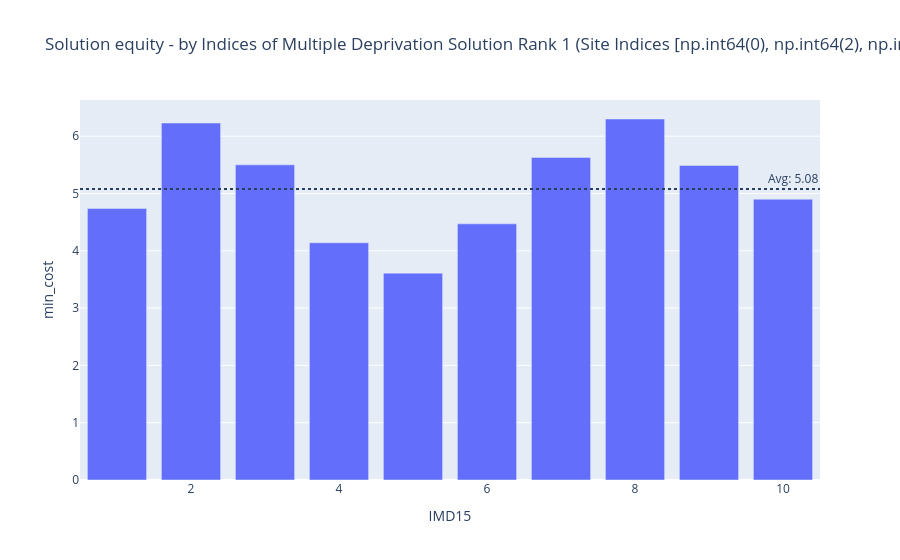

Write notebook code for a chart like this one.
### Code cell
solutions.check_solution_equity(return_plot=True)

### Figure 1 — Plotly figure (JSON) as saved in the notebook; plotly's stock layout.template omitted (floating-point values rounded to 4 significant figures)
{"data": [{"hovertemplate": "IMD15=%{x}<br>min_cost=%{y}<extra></extra>", "legendgroup": "", "marker": {"color": "#636efa", "pattern": {"shape": ""}}, "name": "", "orientation": "v", "showlegend": false, "textposition": "auto", "type": "bar", "x": [1, 2, 3, 4, 5, 6, 7, 8, 9, 10], "xaxis": "x", "y": [4.74, 6.23, 5.5, 4.14, 3.61, 4.47, 5.63, 6.3, 5.49, 4.9], "yaxis": "y"}], "layout": {"annotations": [{"showarrow": false, "text": "Avg: 5.08", "x": 1, "xanchor": "right", "xref": "x domain", "y": 5.08, "yanchor": "bottom", "yref": "y"}], "barmode": "relative", "legend": {"tracegroupgap": 0}, "shapes": [{"line": {"dash": "dot"}, "type": "line", "x0": 0, "x1": 1, "xref": "x domain", "y0": 5.08, "y1": 5.08, "yref": "y"}], "title": {"text": "Solution equity - by Indices of Multiple Deprivation\nSolution Rank 1 (Site Indices [np.int64(0), np.int64(2), np.int64(3), np.int64(4)]) "}, "xaxis": {"anchor": "y", "domain": [0, 1], "title": {"text": "IMD15"}}, "yaxis": {"anchor": "x", "domain": [0, 1], "title": {"text": "min_cost"}}}}
